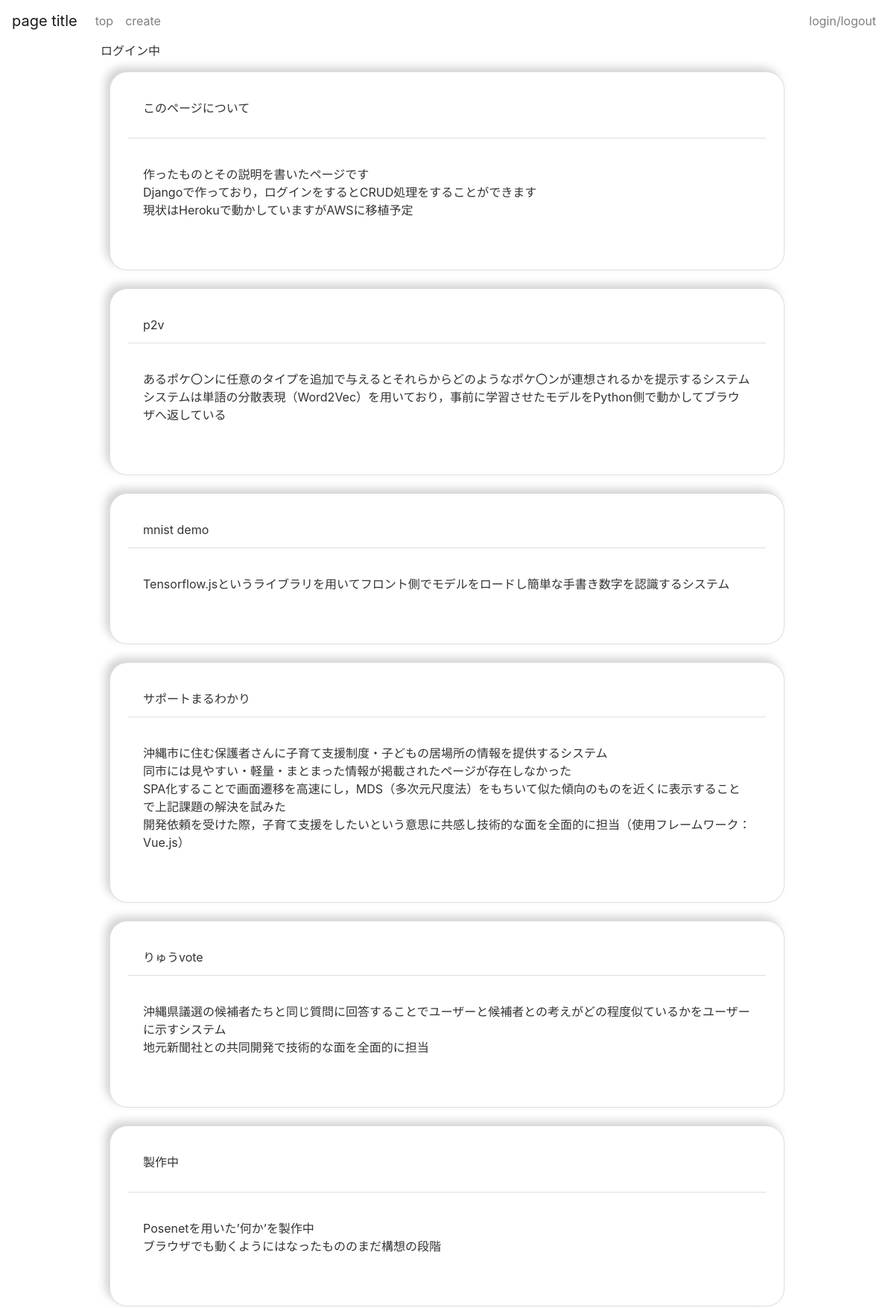
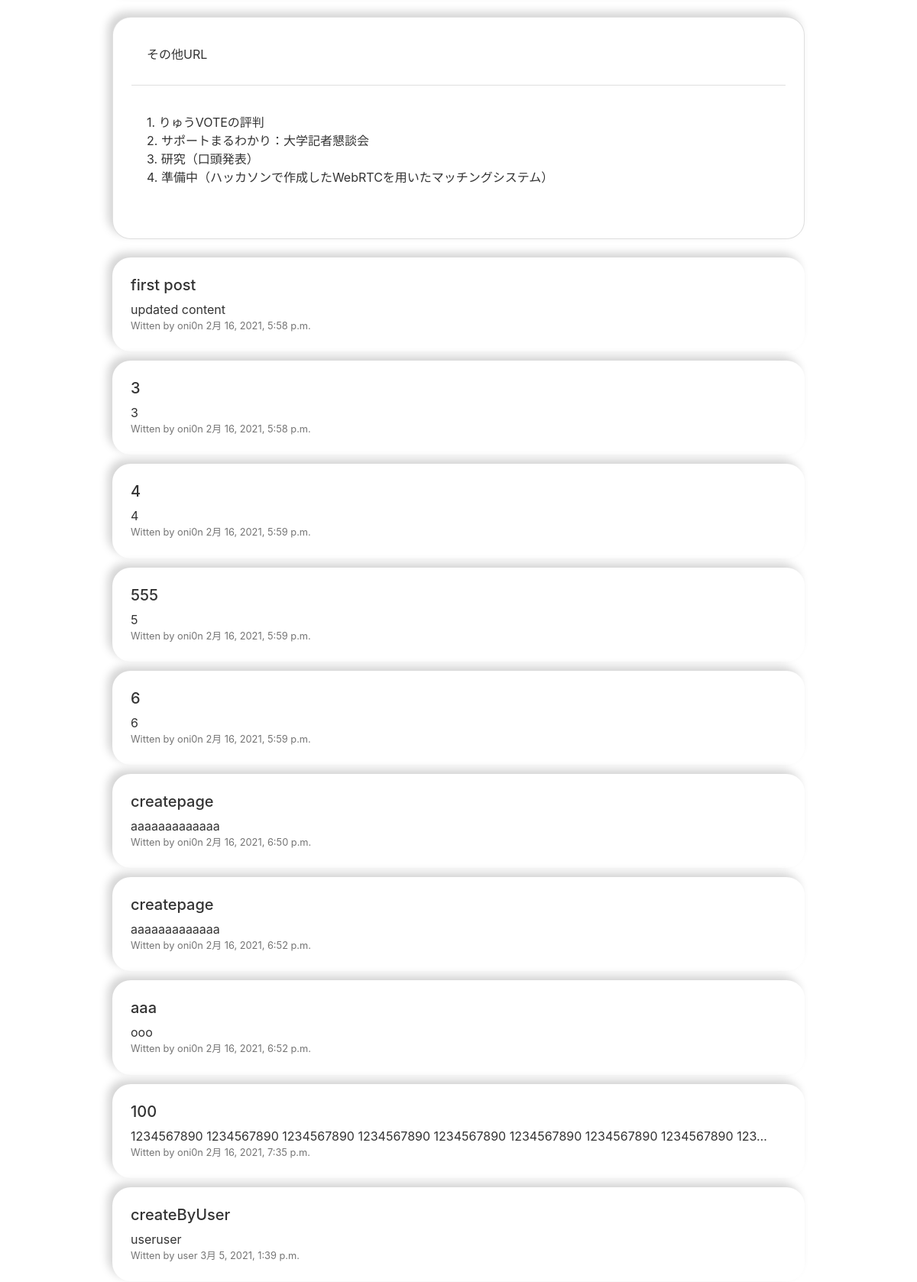
Screenshot of / (signed in) with the database file from the repository (2 pictures, top to bottom).
### mywebsite/models.py (models this page shows, shortened)
class Article(models.Model):
    title = models.CharField(max_length=50)
    content = models.TextField()
    created_time = models.DateTimeField(auto_now_add=True)
    updated_time = models.DateTimeField(auto_now=True)
    author = models.ForeignKey(settings.AUTH_USER_MODEL, on_delete=models.CASCADE)

### mywebsite/views.py (the view)
# urls.py: path('', views.PageView.as_view(), name='toppage'),
class PageView(generic.ListView):
    template_name = 'pages/index.html'
    model = Article
    def get_template_names(self):
        if self.request.user.is_authenticated:
            template_name = 'pages/loggedPage.html'
        else:
            template_name = self.template_name
        return [template_name]

### mywebsite/templates/pages/loggedPage.html (shortened to what this page needs)
{% extends 'pages/base.html' %}
{% block content %}
<div class="container">
    <p>ログイン中</p>
    <div class=" mb-3">
        <div class="card mb-4">
            <div class="card-header">
                <p>このページについて</ｐ>
            </div>
            <div class="card-body">
                <ul class="list-unstyled mt-3 mb-4">
                    <li>作ったものとその説明を書いたページです</li>
                    <li>Djangoで作っており，ログインをするとCRUD処理をすることができます</li>
                    <li>現状はHerokuで動かしていますがAWSに移植予定</li>
                </ul>
            </div>
        </div>
        <div class="card mb-4">
            <div class="card-header">
                <a href="{% url 'p2v:toppage' %}" class="stretched-link">p2v</a>
            </div>
            <div class="card-body">
                <ul class="list-unstyled mt-3 mb-4">
                    <li>あるポケ〇ンに任意のタイプを追加で与えるとそれらからどのようなポケ〇ンが連想されるかを提示するシステム</ｈ>
                    <li>システムは単語の分散表現（Word2Vec）を用いており，事前に学習させたモデルをPython側で動かしてブラウザへ返している</li>
                </ul>
            </div>
        </div>
        <div class="card mb-4">
            <div class="card-header">
                <a href="{% url 'digit_recognition:toppage' %}" class="stretched-link">mnist demo</a>
            </div>
            <div class="card-body">
                <ul class="list-unstyled mt-3 mb-4">
                    <li>Tensorflow.jsというライブラリを用いてフロント側でモデルをロードし簡単な手書き数字を認識するシステム</li>
                </ul>
            </div>
        </div>
        <div class="card mb-4">
            <div class="card-header">
                <a href="http://sm1057.skr.u-ryukyu.ac.jp/" class="stretched-link">サポートまるわかり</a>
            </div>
            <div class="card-body">
                <ul class="list-unstyled mt-3 mb-4">
                    <li>沖縄市に住む保護者さんに子育て支援制度・子どもの居場所の情報を提供するシステム</li>
                    <li>同市には見やすい・軽量・まとまった情報が掲載されたページが存在しなかった</li>
                    <li>SPA化することで画面遷移を高速にし，MDS（多次元尺度法）をもちいて似た傾向のものを近くに表示することで上記課題の解決を試みた</li>
                    <li>開発依頼を受けた際，子育て支援をしたいという意思に共感し技術的な面を全面的に担当（使用フレームワーク：Vue.js）</li>
                </ul>
            </div>
        </div>
        <div class="card mb-4">
            <div class="card-header">
                <a href="https://ryukyushimpo.jp/pages/ryuvote.html" class="stretched-link">りゅうvote</a>
            </div>
            <div class="card-body">
                <ul class="list-unstyled mt-3 mb-4">
                    <li>沖縄県議選の候補者たちと同じ質問に回答することでユーザーと候補者との考えがどの程度似ているかをユーザーに示すシステム</li>
                    <li>地元新聞社との共同開発で技術的な面を全面的に担当</li>
                </ul>
            </div>
        </div>
        <div class="card mb-4">
            <div class="card-header">
                <p>製作中</ｐ>
            </div>
            <div class="card-body">
                <ul class="list-unstyled mt-3 mb-4">
                    <li>Posenetを用いた’何か’を製作中</li>
                    <li>ブラウザでも動くようにはなったもののまだ構想の段階</li>
                </ul>
            </div>
        </div>
        <div class="card mb-4">
            <div class="card-header">
                <p>その他URL</ｐ>
            </div>
            <div class="card-body">
                <ul class="list-unstyled mt-3 mb-4">
                    1. <a href="https://ryukyushimpo.jp/news/entry-1138674.html">りゅうVOTEの評判</a><br>
                    2. <a href="https://www.u-ryukyu.ac.jp/news/19834/">サポートまるわかり：大学記者懇談会</a><br>
                    3. <a href="http://www.nanospin.riec.tohoku.ac.jp/JNNS2020/files/program.pdf">研究（口頭発表）</a><br>
                    4. <a>準備中（ハッカソンで作成したWebRTCを用いたマッチングシステム）</a><br>
                </ul>
            </div>
        </div>
    </div>
<ul style="padding: 0;">
    {% for item in object_list %}
    <div class="media">
        <div class="media-body">
          <h5 class="mt-0">
              <a href="{% url 'mywebsite:detailpage' item.pk %}" style="color: #333333;">
              {{ item.title }}</a></h5>
          {{ item.content | truncatechars:100}}<br>
          <div class="small" style="color: #757575;">Witten by {{ item.author }}  {{ item.created_time }}</div>
        </div>
    </div>
    {% endfor %}
</ul>
</div>
{% endblock %}

### mywebsite/templates/pages/base.html (style rules this page uses)
body { background-color: #ffffff; color: #333333; }
a { color: #333333; }
.container { max-width: 960px; }
.media { border-radius:2vw; box-shadow: -0.5vw -0.5vw 1vw #d4d4d4, 0.5vw 0.5vw 1vw #ffffff; margin: 1.5vh; padding: 3vh; }
.card { border-radius:2vw; box-shadow: -0.5vw -0.5vw 1vw #d4d4d4, 0.5vw 0.5vw 1vw #ffffff; margin: 1.5vh; padding: 3vh; }
.card-header { background-color: #ffffff; }

### rows the page displays
Article: title "first post", content "updated content", author "oni0n", created_time "2月 16, 2021, 5:58 p.m."
Article: title "3", content "3", author "oni0n", created_time "2月 16, 2021, 5:58 p.m."
Article: title "4", content "4", author "oni0n", created_time "2月 16, 2021, 5:59 p.m."
Article: title "555", content "5", author "oni0n", created_time "2月 16, 2021, 5:59 p.m."
Article: title "6", content "6", author "oni0n", created_time "2月 16, 2021, 5:59 p.m."
Article: title "createpage", content "aaaaaaaaaaaaa", author "oni0n", created_time "2月 16, 2021, 6:50 p.m."
Article: title "createpage", content "aaaaaaaaaaaaa", author "oni0n", created_time "2月 16, 2021, 6:52 p.m."
Article: title "aaa", content "ooo", author "oni0n", created_time "2月 16, 2021, 6:52 p.m."
Article: title "100", content "1234567890 1234567890 1234567890 1234567890 1234567890 1234567890 1234567890 1234567890 123…", author "oni0n", created_time "2月 16, 2021, 7:35 p.m."
Article: title "createByUser", content "useruser", author "user", created_time "3月 5, 2021, 1:39 p.m."
